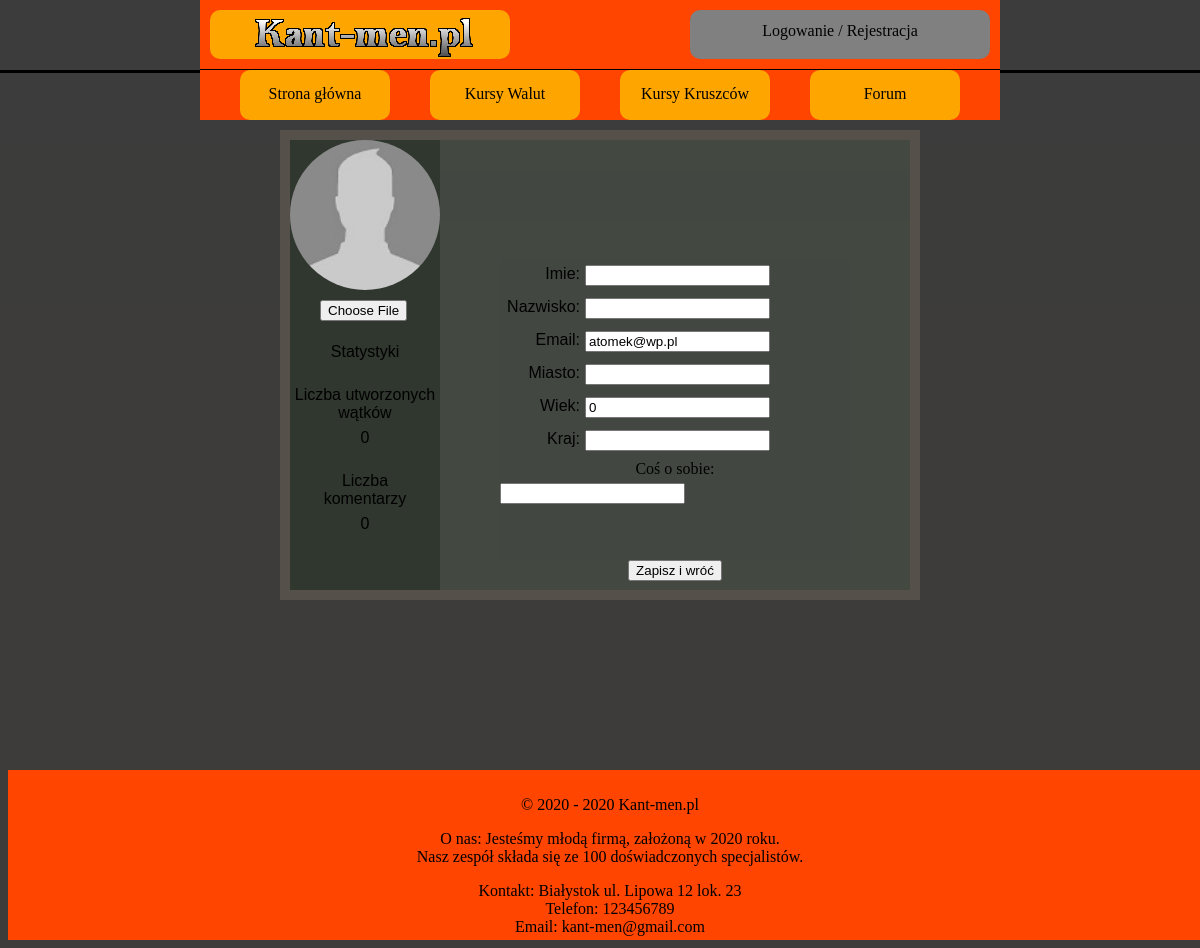
The page /edycjaProfilu.php?user=11 on the database its author committed.
### tables this page shows
CREATE TABLE `user` (
  `ID_USER` int(10) NOT NULL,
  `LOGIN` varchar(20) NOT NULL,
  `HASLO` char(255) NOT NULL,
  `IMIE` varchar(50) NOT NULL,
  `NAZWISKO` varchar(50) NOT NULL,
  `EMAIL` varchar(50) NOT NULL,
  `WIEK` int(10) NOT NULL,
  `MIASTO` varchar(50) NOT NULL,
  `KRAJ` varchar(50) NOT NULL,
  `OPIS_PROFILU` text DEFAULT NULL,
  `ZDJECIE` varchar(255) DEFAULT NULL,
  `STW_WATKI` int(10) NOT NULL DEFAULT 0,
  `LICZ_KOMENTARZY` int(10) NOT NULL DEFAULT 0,
  `UPRAWNIENIA` varchar(10) NOT NULL DEFAULT 'USER'
);

### edycjaProfilu.php (the view, shortened to what this page needs)
<?php
require_once "polaczeniezMySQL.php";
$polaczenie = @new mysqli($host,$db_user,$db_password,$db_name);
if($polaczenie->connect_errno!=0)
{
    echo "Error: ".$polaczenie->connect_errno;
}
else
{
$rezultat = $polaczenie->query("SELECT * FROM user WHERE ID_USER=" . $_GET['user']);
if (!$rezultat)
{
    throw new Exception($polaczenie->error);
}
else
{
$row = mysqli_fetch_array($rezultat);
?>
<!DOCTYPE HTML>
<html>
<head>
    <link href="CSS/styleGlowne.css" rel="stylesheet" type="text/css">
    <link href="CSS/styleProfilowe.css" rel="stylesheet" type="text/css">
</head>
<body>
<?php
include_once('rysowanieMenu.php');
?>
<main>
    <article class="artykol">
    <form method="post" enctype="multipart/form-data">
        <div class="lewybaner">
            <div class="pro_avatar">
                <?php
                if ($row['ZDJECIE'] != NULL) {
                    echo '<div class="p_avatar" style="background-image:url("../img/profile/' . $row['ZDJECIE'] . '");" alt="zdjecie profilowe" ><img src="img/profile/'.$row['ZDJECIE'].'" alt="zdjecie profilowe"/></div>';
                } else {
                    echo '<div class="p_avatar" alt="zmienilo" />';
                }
                ?>
            </div>
            <div class="pro_statystyki">
                <div class="staty2" id="zdjecie"><input type="file" name="zdjecie" accept=".jpg, .jpeg, .png"></div>
                <div class="staty2">Statystyki</div>
                <div class="staty2">Liczba utworzonych wątków</div>
                <div class="staty2"><?php echo $row['STW_WATKI']; ?></div>
                <div class="staty2">Liczba</br>komentarzy</div>
                <div class="staty2"><?php echo $row['LICZ_KOMENTARZY']; ?></div>
            </div>
        </div>
        <div class="prawybaner">
            <div class="pro_nicname">
            </div>
            <div class="pro_szczegolowe">
                <div class="lewy_szcz">
                    <div class="staty">Imie:</div>
                    <div class="staty">Nazwisko:</div>
                    <div class="staty">Email:</div>
                    <div class="staty">Miasto:</div>
                    <div class="staty">Wiek:</div>
                    <div class="staty">Kraj:</div>
                </div>
                <div class="prawy_szcz">
                <div class="staty" id="imie">
                    <?php $imie = $row['IMIE'];
                    echo '<input type="text" name="imie" value="'.$imie.'">'; ?>
                </div>
                <div class="staty" id="nazwisko">
                    <?php $nazwisko = $row['NAZWISKO'];
                    echo '<input type="text" name="nazwisko" value="'.$nazwisko.'">'; ?>
                </div>
                <div class="staty" id="email">
                    <?php $email = $row['EMAIL'];
                    echo '<input type="text" name="email" value="'.$email.'">'; ?>
                </div>
                <div class="staty" id="miasto">
                    <?php $miasto = $row['MIASTO'];
                    echo '<input type="text" name="miasto" value="'.$miasto.'">'; ?>
                </div>
                <div class="staty" id="wiek">
                    <?php $wiek = $row['WIEK'];
                    echo '<input type="text" name="wiek" value="'.$wiek.'">'; ?>
                </div>
                <div class="staty" id="kraj">
                    <?php $kraj = $row['KRAJ'];
                    echo '<input type="text" name="kraj" value="'.$kraj.'">'; ?>
                </div>
                </div>
                <div class="o_sobie">Coś o sobie:</div>
                <div class="staty-opis" id="opis">
                    <?php $opisProfilu = $row['OPIS_PROFILU'];
                    echo '<input type="textarea" name="opis" value="'.$opisProfilu.'">'; ?>
                </div>
            </div>
            <div class="edycjaProfilu"><input type="submit" value="Zapisz i wróć" name="edytuj_profil"></div>
        </div>
    </form>
    </article>
    <?php
    }
    }
    ?>
</main>
<?php
include_once('rysowanieStopki.php');
?>
</body>
</html>

### CSS/styleGlowne.css (style rules this page uses)
body { background-color: white; justify-content: center; align-items: center; }
main { background-color: white; margin-left: auto; margin-right: auto; width: 1000px; height: auto; margin-top: 130px; align-items: center; }

### CSS/styleProfilowe.css (style rules this page uses)
body { background-image: linear-gradient(#3c3c3c, #3e3c3a); }
main { margin-left: auto; margin-right: auto; width: 640px; padding: 0px 0px 0px 0px; margin-bottom: 170px; }
.artykol { background-color:rgb(85, 81, 74); position:relative; top: 0px; padding: 10px; }
.pro_avatar { position:relative; height: 150px; width: 150px; background-color: rgba(48, 56, 47, 0.98); }
.p_avatar { height: 150px; width: 150px; border-radius: 75px; background-image:url('../img/un.jpg'); background-size: 150px; }
.lewybaner { width: 150px; background-color: rgba(48, 56, 47, 0.98); height: 450px; float: left; }
.prawybaner { width: 470px; background-color: rgba(67, 72, 66, 0.98); height: 450px; float: left; text-align: center; }
.koniec,.o_sobie { clear: both; }
.pro_statystyki { width: 150px; background-color: rgba(48, 56, 47, 0.98); height: 300px; text-align: center; }
.pro_nicname { width: 470px; background-color: rgba(67, 72, 66, 0.98); height: 50px; margin: 30px 0px 0px 0px; text-align: center; font-family: Comic Sans MS,Impact,Arial,sans-serif; font-size: 30px; }
.pro_szczegolowe { width: 350px; background-color: rgba(67, 72, 66, 0.98); height: 300px; margin-top: 40px; margin-left: auto; margin-right: auto; text-align: left; }
.staty { margin: 0px 0px 10px 0px; font-family: Comic Sans MS,Impact,Arial,sans-serif; height: 23px; }
.staty2 { padding: 10px 0px 10px 0px; font-family: Comic Sans MS,Impact,Arial,sans-serif; height: 23px; }
.staty2 input { width: 90px; position: center; }
.lewy_szcz { width: 80px; height: 190px; background-color: rgba(67, 72, 66, 0.98); float: left; text-align: right; padding: 5px 0px 0px 0px; }
.prawy_szcz { background-color: rgba(67, 72, 66, 0.98); width: 265px; height: 190px; float: left; padding: 5px 0px 0px 5px; }
.o_sobie { text-align: center; padding: 5px; }

### rows shown on the page
user: STW_WATKI "0", LICZ_KOMENTARZY "0", email "atomek@wp.pl", wiek "0"
